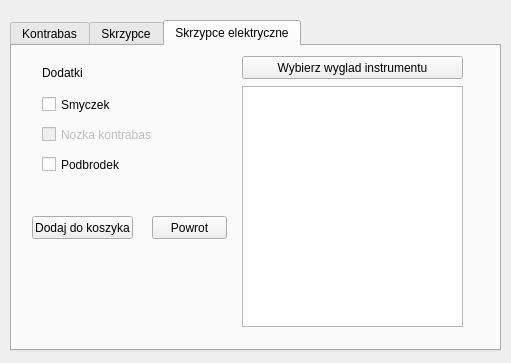
<?xml version="1.0" encoding="UTF-8"?>
<ui version="4.0">
 <class>Instrumenty_dialog</class>
 <widget class="QDialog" name="Instrumenty_dialog">
  <property name="geometry">
   <rect>
    <x>0</x>
    <y>0</y>
    <width>511</width>
    <height>363</height>
   </rect>
  </property>
  <property name="windowTitle">
   <string>Dialog</string>
  </property>
  <widget class="QTabWidget" name="kontrabas">
   <property name="geometry">
    <rect>
     <x>10</x>
     <y>20</y>
     <width>491</width>
     <height>331</height>
    </rect>
   </property>
   <property name="currentIndex">
    <number>2</number>
   </property>
   <widget class="QWidget" name="tab_1">
    <attribute name="title">
     <string>Kontrabas</string>
    </attribute>
    <widget class="QPushButton" name="pushButton_1">
     <property name="geometry">
      <rect>
       <x>20</x>
       <y>170</y>
       <width>101</width>
       <height>23</height>
      </rect>
     </property>
     <property name="text">
      <string>Dodaj do koszyka</string>
     </property>
    </widget>
    <widget class="QPushButton" name="pushButton_2">
     <property name="geometry">
      <rect>
       <x>140</x>
       <y>170</y>
       <width>75</width>
       <height>23</height>
      </rect>
     </property>
     <property name="text">
      <string>Powrot</string>
     </property>
    </widget>
    <widget class="QCheckBox" name="checkBox">
     <property name="enabled">
      <bool>false</bool>
     </property>
     <property name="geometry">
      <rect>
       <x>30</x>
       <y>110</y>
       <width>101</width>
       <height>17</height>
      </rect>
     </property>
     <property name="text">
      <string>Podbrodek</string>
     </property>
     <property name="checkable">
      <bool>true</bool>
     </property>
    </widget>
    <widget class="QCheckBox" name="checkBox_2">
     <property name="geometry">
      <rect>
       <x>30</x>
       <y>80</y>
       <width>121</width>
       <height>17</height>
      </rect>
     </property>
     <property name="text">
      <string>Nozka kontrabasu</string>
     </property>
    </widget>
    <widget class="QCheckBox" name="checkBox_3">
     <property name="geometry">
      <rect>
       <x>30</x>
       <y>50</y>
       <width>70</width>
       <height>17</height>
      </rect>
     </property>
     <property name="text">
      <string>Smyczek</string>
     </property>
    </widget>
    <widget class="QLabel" name="label">
     <property name="geometry">
      <rect>
       <x>30</x>
       <y>20</y>
       <width>47</width>
       <height>13</height>
      </rect>
     </property>
     <property name="text">
      <string>Dodatki</string>
     </property>
    </widget>
    <widget class="QLabel" name="label_4">
     <property name="geometry">
      <rect>
       <x>20</x>
       <y>200</y>
       <width>47</width>
       <height>13</height>
      </rect>
     </property>
     <property name="text">
      <string/>
     </property>
    </widget>
    <widget class="QPushButton" name="zobacz_kontrabas">
     <property name="geometry">
      <rect>
       <x>230</x>
       <y>10</y>
       <width>221</width>
       <height>23</height>
      </rect>
     </property>
     <property name="text">
      <string>Wybierz wyglad instrumentu</string>
     </property>
    </widget>
    <widget class="QGraphicsView" name="graphicsView">
     <property name="geometry">
      <rect>
       <x>230</x>
       <y>40</y>
       <width>221</width>
       <height>241</height>
      </rect>
     </property>
    </widget>
   </widget>
   <widget class="QWidget" name="tab_3">
    <attribute name="title">
     <string>Skrzypce</string>
    </attribute>
    <widget class="QCheckBox" name="checkBox_4">
     <property name="geometry">
      <rect>
       <x>30</x>
       <y>50</y>
       <width>70</width>
       <height>17</height>
      </rect>
     </property>
     <property name="text">
      <string>Smyczek</string>
     </property>
    </widget>
    <widget class="QPushButton" name="pushButton_3">
     <property name="geometry">
      <rect>
       <x>140</x>
       <y>170</y>
       <width>75</width>
       <height>23</height>
      </rect>
     </property>
     <property name="text">
      <string>Powrot</string>
     </property>
    </widget>
    <widget class="QCheckBox" name="checkBox_5">
     <property name="geometry">
      <rect>
       <x>30</x>
       <y>110</y>
       <width>91</width>
       <height>17</height>
      </rect>
     </property>
     <property name="text">
      <string>Podbrodek</string>
     </property>
    </widget>
    <widget class="QLabel" name="label_2">
     <property name="geometry">
      <rect>
       <x>30</x>
       <y>20</y>
       <width>47</width>
       <height>13</height>
      </rect>
     </property>
     <property name="text">
      <string>Dodatki</string>
     </property>
    </widget>
    <widget class="QPushButton" name="pushButton_4">
     <property name="geometry">
      <rect>
       <x>20</x>
       <y>170</y>
       <width>101</width>
       <height>23</height>
      </rect>
     </property>
     <property name="text">
      <string>Dodaj do koszyka</string>
     </property>
    </widget>
    <widget class="QCheckBox" name="checkBox_6">
     <property name="enabled">
      <bool>false</bool>
     </property>
     <property name="geometry">
      <rect>
       <x>30</x>
       <y>80</y>
       <width>131</width>
       <height>17</height>
      </rect>
     </property>
     <property name="text">
      <string>Nozka kontrabasu</string>
     </property>
    </widget>
    <widget class="QGraphicsView" name="graphicsView_2">
     <property name="geometry">
      <rect>
       <x>230</x>
       <y>40</y>
       <width>221</width>
       <height>241</height>
      </rect>
     </property>
    </widget>
    <widget class="QPushButton" name="zobacz_skrzypce">
     <property name="geometry">
      <rect>
       <x>230</x>
       <y>10</y>
       <width>221</width>
       <height>23</height>
      </rect>
     </property>
     <property name="text">
      <string>Wybierz wyglad instrumentu</string>
     </property>
    </widget>
    <widget class="QLabel" name="label_5">
     <property name="geometry">
      <rect>
       <x>20</x>
       <y>200</y>
       <width>47</width>
       <height>13</height>
      </rect>
     </property>
     <property name="text">
      <string/>
     </property>
    </widget>
   </widget>
   <widget class="QWidget" name="tab_4">
    <attribute name="title">
     <string>Skrzypce elektryczne</string>
    </attribute>
    <widget class="QCheckBox" name="checkBox_7">
     <property name="geometry">
      <rect>
       <x>30</x>
       <y>50</y>
       <width>70</width>
       <height>17</height>
      </rect>
     </property>
     <property name="text">
      <string>Smyczek</string>
     </property>
    </widget>
    <widget class="QPushButton" name="pushButton_5">
     <property name="geometry">
      <rect>
       <x>140</x>
       <y>170</y>
       <width>75</width>
       <height>23</height>
      </rect>
     </property>
     <property name="text">
      <string>Powrot</string>
     </property>
    </widget>
    <widget class="QCheckBox" name="checkBox_8">
     <property name="geometry">
      <rect>
       <x>30</x>
       <y>110</y>
       <width>81</width>
       <height>17</height>
      </rect>
     </property>
     <property name="text">
      <string>Podbrodek</string>
     </property>
    </widget>
    <widget class="QLabel" name="label_3">
     <property name="geometry">
      <rect>
       <x>30</x>
       <y>20</y>
       <width>47</width>
       <height>13</height>
      </rect>
     </property>
     <property name="text">
      <string>Dodatki</string>
     </property>
    </widget>
    <widget class="QPushButton" name="pushButton_6">
     <property name="geometry">
      <rect>
       <x>20</x>
       <y>170</y>
       <width>101</width>
       <height>23</height>
      </rect>
     </property>
     <property name="text">
      <string>Dodaj do koszyka</string>
     </property>
    </widget>
    <widget class="QCheckBox" name="checkBox_9">
     <property name="enabled">
      <bool>false</bool>
     </property>
     <property name="geometry">
      <rect>
       <x>30</x>
       <y>80</y>
       <width>111</width>
       <height>17</height>
      </rect>
     </property>
     <property name="text">
      <string>Nozka kontrabasu</string>
     </property>
    </widget>
    <widget class="QGraphicsView" name="graphicsView_3">
     <property name="geometry">
      <rect>
       <x>230</x>
       <y>40</y>
       <width>221</width>
       <height>241</height>
      </rect>
     </property>
    </widget>
    <widget class="QPushButton" name="zobacz_skrzypce_elektryczne">
     <property name="geometry">
      <rect>
       <x>230</x>
       <y>10</y>
       <width>221</width>
       <height>23</height>
      </rect>
     </property>
     <property name="text">
      <string>Wybierz wyglad instrumentu</string>
     </property>
    </widget>
    <widget class="QLabel" name="label_6">
     <property name="geometry">
      <rect>
       <x>20</x>
       <y>200</y>
       <width>47</width>
       <height>13</height>
      </rect>
     </property>
     <property name="text">
      <string/>
     </property>
    </widget>
   </widget>
  </widget>
 </widget>
 <resources/>
 <connections>
  <connection>
   <sender>pushButton_2</sender>
   <signal>clicked()</signal>
   <receiver>Instrumenty_dialog</receiver>
   <slot>close()</slot>
   <hints>
    <hint type="sourcelabel">
     <x>189</x>
     <y>223</y>
    </hint>
    <hint type="destinationlabel">
     <x>255</x>
     <y>181</y>
    </hint>
   </hints>
  </connection>
  <connection>
   <sender>pushButton_3</sender>
   <signal>clicked()</signal>
   <receiver>Instrumenty_dialog</receiver>
   <slot>close()</slot>
   <hints>
    <hint type="sourcelabel">
     <x>189</x>
     <y>223</y>
    </hint>
    <hint type="destinationlabel">
     <x>255</x>
     <y>181</y>
    </hint>
   </hints>
  </connection>
  <connection>
   <sender>pushButton_5</sender>
   <signal>clicked()</signal>
   <receiver>Instrumenty_dialog</receiver>
   <slot>close()</slot>
   <hints>
    <hint type="sourcelabel">
     <x>189</x>
     <y>223</y>
    </hint>
    <hint type="destinationlabel">
     <x>255</x>
     <y>181</y>
    </hint>
   </hints>
  </connection>
 </connections>
</ui>
